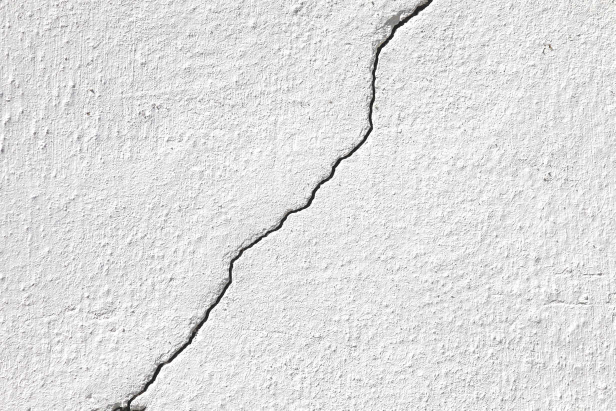
#> input picture XULYANH/final_report/BÁO CÁO XỬ LÝ ẢNH - LÝ HUỲNH HỮU TRÍ/Code/final2.jpg, 1232 x 821 px (shown at 1/2 size)
$ python exam2_C2.py
#> lines starting #> are read from the running program, lines starting #| are printed output that depends on the picture; after the words box and inside, x2 and y2 are one past the last pixel; in counts of white or black regions, pixels touching at a corner belong together
# ------------------------------------------------#
# Author: Huu Tri                                 #
# Update: 10/12/2022                              #
# Phương pháp: Chuyển sang ảnh xám                #
# và chuyển sang nhị phân		                  #
# dùng phép hình thái học để lọc bỏ nhiễu         #
# sau đó dùng Canny tìm cạnh           	          #
# để phát hiện vết nứt trong hình                 #
# ------------------------------------------------#

import cv2
import numpy as np

# Đọc ảnh chuyển sang ảnh xám
img_gray = cv2.imread("final2.jpg", cv2.IMREAD_GRAYSCALE)
#> img_gray: shape (821, 1232); min 0, max 255, mean 223.2

# Lấy ngưỡng
ret, thresh = cv2.threshold(img_gray, 160, 255, cv2.THRESH_BINARY_INV)
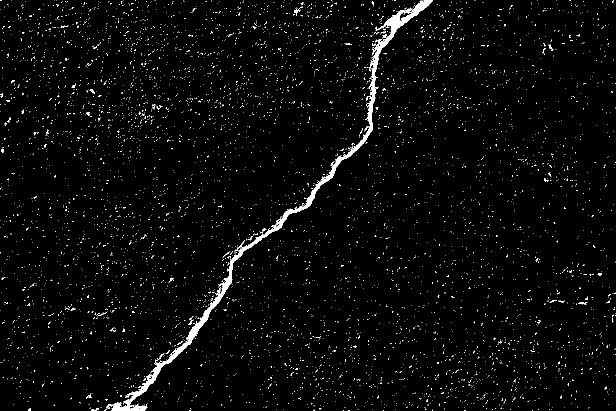
#> thresh: shape (821, 1232) (shown at 1/2 size); 2.4% white; 5748 white regions (5707 under 20 px), largest, box (x1, y1, x2, y2) and area: (223, 0, 866, 821) 10773, (468, 480, 489, 503) 68, (588, 16, 601, 32) 57

cv2.imshow("gray", thresh)
cv2.waitKey(0)
cv2.destroyAllWindows()

# Phần tử cấu trúc
kernel = np.ones((5, 5), np.uint8)

# Phép toám hình thái (Opening , Closing)
mask2 = cv2.morphologyEx(thresh, cv2.MORPH_OPEN, kernel)
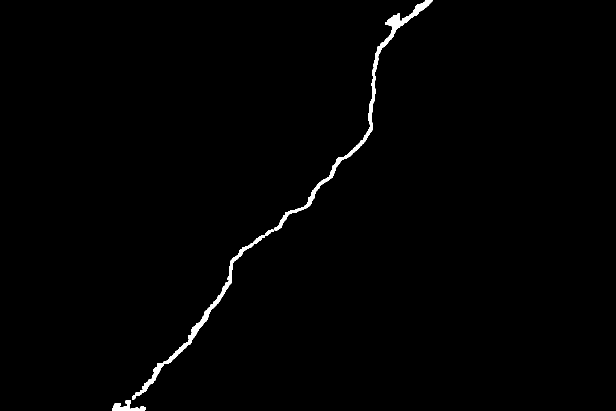
#> mask2: shape (821, 1232) (shown at 1/2 size); 0.89% white; 3 white regions, box (x1, y1, x2, y2) and area: (549, 0, 865, 461) 4809, (264, 459, 547, 799) 3548, (224, 800, 292, 821) 653
mask2 = cv2.morphologyEx(mask2, cv2.MORPH_CLOSE, kernel)
#> mask2: shape (821, 1232); 0.9% white; 2 white regions, box (x1, y1, x2, y2) and area: (264, 0, 865, 799) 8413, (224, 800, 292, 821) 667

cv2.imshow("gray", mask2)
cv2.waitKey(0)
cv2.destroyAllWindows()

# Canny
edges = cv2.Canny(mask2, threshold1=50, threshold2=600)
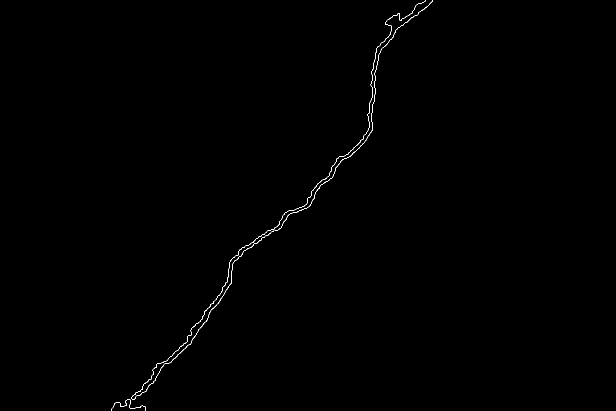
#> edges: shape (821, 1232) (shown at 1/2 size); 0.24% white in thin lines or dots, all inside (x1, y1, x2, y2) = (223, 0, 865, 821)

cv2.imshow("result", edges)
cv2.imwrite("result_ex_2.jpg", edges)
cv2.waitKey(0)
cv2.destroyAllWindows()
